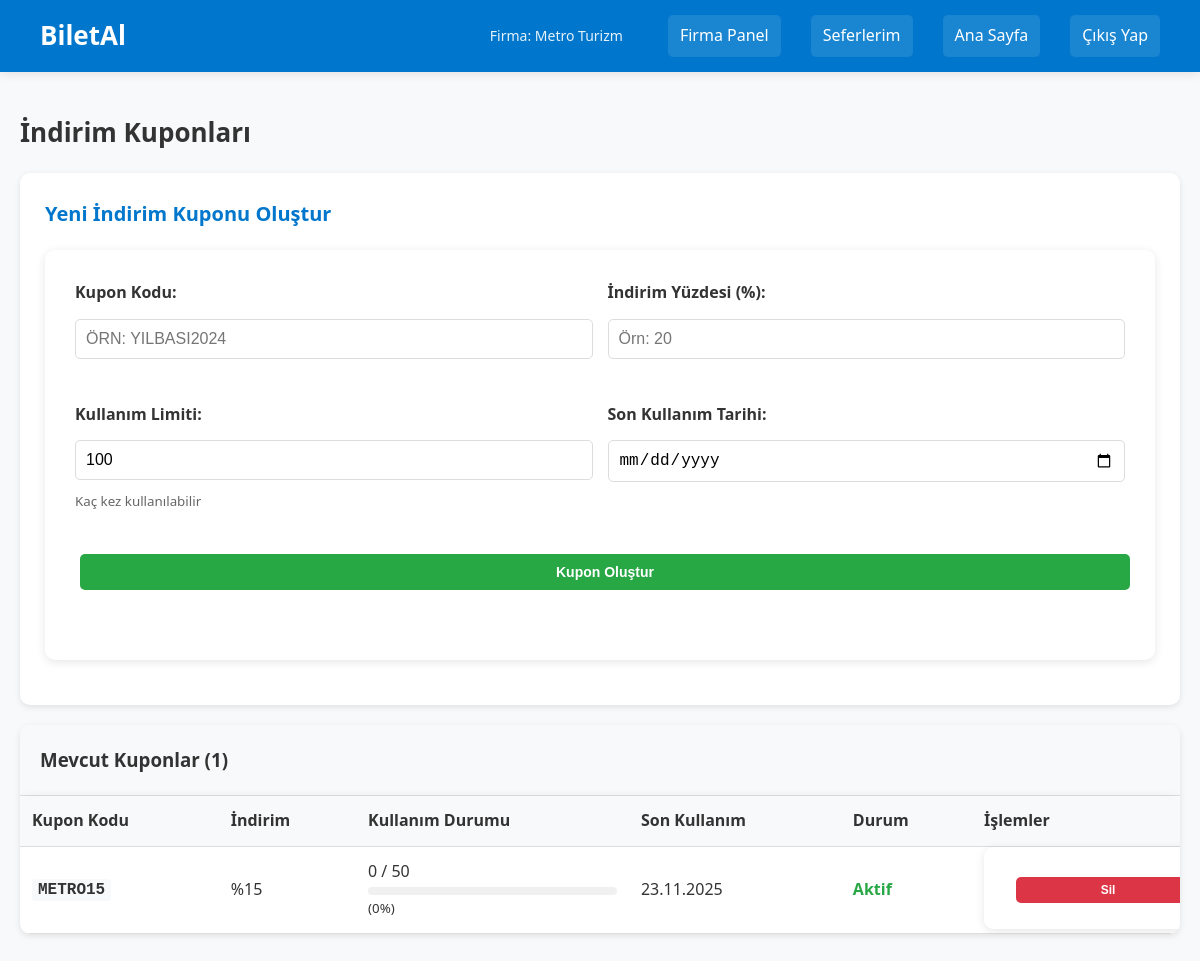
The app's page /company/manage_coupons.php (signed in) with its own data.
### tables this page shows
CREATE TABLE companies (
    id INTEGER PRIMARY KEY AUTOINCREMENT,
    name TEXT NOT NULL,
    address TEXT,
    phone TEXT,
    created_at TIMESTAMP DEFAULT CURRENT_TIMESTAMP
);

CREATE TABLE coupons (
    id INTEGER PRIMARY KEY AUTOINCREMENT,
    code TEXT UNIQUE NOT NULL,
    discount_percent INTEGER NOT NULL,
    expiry_date DATE,
    created_at TIMESTAMP DEFAULT CURRENT_TIMESTAMP
, company_id INTEGER, max_uses INTEGER DEFAULT 0, used_count INTEGER DEFAULT 0);

### company/manage_coupons.php (the view, shortened to what this page needs)
<?php
require '../config.php';
$company_id = $_SESSION['company_id'];
$stmt = $db->prepare("
    SELECT *,
           COALESCE(max_uses, 0) as max_uses,
           COALESCE(used_count, 0) as used_count
    FROM coupons
    WHERE company_id = :company_id
    ORDER BY created_at DESC
");
$stmt->execute([':company_id' => $company_id]);
$coupons = $stmt->fetchAll(PDO::FETCH_ASSOC);
$stmt = $db->prepare("SELECT name FROM companies WHERE id = :company_id");
$stmt->execute([':company_id' => $company_id]);
$company = $stmt->fetch(PDO::FETCH_ASSOC);
?>
<!DOCTYPE html>
<html lang="tr">
<head>
    <link rel="stylesheet" href="../style.css">
</head>
<body>
<header>
    <h1><a href="../index.php">BiletAl</a></h1>
    <div class="nav-buttons">
        <span class="user-welcome">Firma: <?= htmlspecialchars($company['name']) ?></span>
        <a href="company_panel.php">Firma Panel</a>
        <a href="manage_trips.php">Seferlerim</a>
        <a href="../index.php">Ana Sayfa</a>
        <a href="../logout.php">Çıkış Yap</a>
    </div>
</header>
<div class="company-container">
    <h1>İndirim Kuponları</h1>
    <div class="form-container">
        <h3>Yeni İndirim Kuponu Oluştur</h3>
        <form method="POST">
            <div class="form-row">
                <div class="form-group">
                    <label for="code">Kupon Kodu:</label>
                    <input type="text" id="code" name="code" placeholder="Örn: YILBASI2024" required
                           value="<?= htmlspecialchars($_POST['code'] ?? '') ?>" style="text-transform: uppercase;">
                </div>
                <div class="form-group">
                    <label for="discount_percent">İndirim Yüzdesi (%):</label>
                    <input type="number" id="discount_percent" name="discount_percent" min="1" max="100" required
                           value="<?= htmlspecialchars($_POST['discount_percent'] ?? '') ?>" placeholder="Örn: 20">
                </div>
            </div>
            <div class="form-row">
                <div class="form-group">
                    <label for="max_uses">Kullanım Limiti:</label>
                    <input type="number" id="max_uses" name="max_uses" min="1" required
                           value="<?= htmlspecialchars($_POST['max_uses'] ?? '100') ?>" placeholder="Örn: 100">
                    <small style="color: #666;">Kaç kez kullanılabilir</small>
                </div>
                <div class="form-group">
                    <label for="expiry_date">Son Kullanım Tarihi:</label>
                    <input type="date" id="expiry_date" name="expiry_date" required
                           value="<?= htmlspecialchars($_POST['expiry_date'] ?? '') ?>">
                </div>
            </div>
            <div class="form-row">
                <div class="form-group">
                    <button type="submit" name="add_coupon" class="btn btn-success" style="width: 100%;">Kupon Oluştur</button>
                </div>
            </div>
        </form>
    </div>
    <div class="coupons-table">
        <h3 style="padding: 20px; margin: 0; background: #f8f9fa; border-bottom: 1px solid #ddd;">
            Mevcut Kuponlar (<?= count($coupons) ?>)
        </h3>
        <?php if (empty($coupons)): ?>
            <div style="padding: 40px; text-align: center; color: #666;">
                Henüz kupon oluşturmadınız.
            </div>
        <?php else: ?>
            <table class="table">
                <thead>
                    <tr>
                        <th>Kupon Kodu</th>
                        <th>İndirim</th>
                        <th>Kullanım Durumu</th>
                        <th>Son Kullanım</th>
                        <th>Durum</th>
                        <th>İşlemler</th>
                    </tr>
                </thead>
                <tbody>
                    <?php foreach ($coupons as $coupon):
                        $is_expired = strtotime($coupon['expiry_date']) < time();
                        $max_uses = $coupon['max_uses'] ?? 0;
                        $used_count = $coupon['used_count'] ?? 0;
                        $is_limit_reached = ($max_uses > 0 && $used_count >= $max_uses);
                        $usage_percent = $max_uses > 0 ? round(($used_count / $max_uses) * 100) : 0;
                    ?>
                        <tr style="<?= ($is_expired || $is_limit_reached) ? 'opacity: 0.6;' : '' ?>">
                            <td>
                                <span class="coupon-code"><?= htmlspecialchars($coupon['code']) ?></span>
                            </td>
                            <td>%<?= $coupon['discount_percent'] ?></td>
                            <td>
                                <?= $used_count ?> / <?= $max_uses > 0 ? $max_uses : '∞' ?>
                                <?php if ($max_uses > 0): ?>
                                    <br><div style="background: #f0f0f0; border-radius: 10px; height: 8px; margin-top: 3px;">
                                    </div>
                                    <small>(<?= $usage_percent ?>%)</small>
                                <?php endif; ?>
                            </td>
                            <td><?= date('d.m.Y', strtotime($coupon['expiry_date'])) ?></td>
                            <td>
                                <?php if (!$is_expired && !$is_limit_reached): ?>
                                    <span class="status-active">Aktif</span>
                                <?php else: ?>
                                    <span class="status-inactive">
                                        <?= $is_expired ? 'Süresi Dolmuş' : 'Limit Doldu' ?>
                                    </span>
                                <?php endif; ?>
                            </td>
                            <td>
                                <form method="POST" style="display: inline;"
                                      onsubmit="return confirm('Bu kuponu silmek istediğinizden emin misiniz?')">
                                    <button type="submit" name="delete_coupon" class="btn btn-danger btn-sm">Sil</button>
                                </form>
                            </td>
                        </tr>
                    <?php endforeach; ?>
                </tbody>
            </table>
        <?php endif; ?>
    </div>
</div>
</body>
</html>

### style.css (style rules this page uses)
* { margin: 0; padding: 0; box-sizing: border-box; }
body { font-family: 'Segoe UI', Tahoma, Geneva, Verdana, sans-serif; background-color: #f8f9fa; line-height: 1.6; color: #333; }
header { background: linear-gradient(135deg, #0077cc, #005fa3); padding: 15px 40px; display: flex; justify-content: space-between; align-items: center; color: white; box-shadow: 0 2px 10px rgba(0,0,0,0.1); }
header h1 { margin: 0; font-size: 26px; }
header h1 a { color: inherit; text-decoration: none; transition: opacity 0.3s; }
.nav-buttons { display: flex; align-items: center; gap: 15px; }
.nav-buttons a { color: white; text-decoration: none; padding: 8px 15px; border-radius: 5px; background: rgba(255,255,255,0.1); transition: background 0.3s; }
.user-welcome { font-size: 14px; opacity: 0.9; }
form { background: white; padding: 30px; border-radius: 10px; box-shadow: 0 2px 10px rgba(0,0,0,0.1); margin-bottom: 20px; }
form input, form select, form textarea, form button { width: 100%; padding: 12px; margin: 8px 0; border: 2px solid #ddd; border-radius: 5px; font-size: 16px; }
form button { background: #0077cc; color: white; border: none; cursor: pointer; font-weight: bold; transition: background 0.3s; }
.btn { display: inline-block; padding: 10px 20px; background: #0077cc; color: white; text-decoration: none; border-radius: 5px; border: none; cursor: pointer; font-size: 14px; transition: background 0.3s; }
.btn-success { background: #28a745; }
.btn-danger { background: #dc3545; }
table { width: 100%; border-collapse: collapse; background: white; border-radius: 10px; overflow: hidden; box-shadow: 0 2px 10px rgba(0,0,0,0.1); }
table th, table td { padding: 12px; text-align: left; border-bottom: 1px solid #ddd; }
table th { background: #f8f9fa; font-weight: bold; color: #333; }
.form-container { background: white; padding: 25px; border-radius: 10px; box-shadow: 0 2px 10px rgba(0,0,0,0.1); margin-bottom: 25px; }
.form-container h3 { color: #0077cc; margin-bottom: 20px; font-size: 20px; }
.form-group { margin-bottom: 20px; }
.form-group label { display: block; margin-bottom: 8px; font-weight: bold; color: #333; }
.form-group input { width: 100%; padding: 12px; border: 2px solid #ddd; border-radius: 6px; font-size: 16px; transition: border-color 0.3s; }
.table tbody td:last-child { white-space: nowrap; }
.table tbody td:last-child form { display: inline-block; margin: 0; }
.table tbody td:last-child .btn { padding: 6px 12px; font-size: 12px; margin: 0 2px; }

### company/manage_coupons.php (style rules this page uses)
.company-container { max-width: 1200px; margin: 20px auto; padding: 20px; }
.form-container { background: #fff; border-radius: 10px; padding: 25px; box-shadow: 0 2px 6px rgba(0,0,0,0.1); margin: 20px 0; }
.form-row { display: flex; gap: 15px; margin-bottom: 15px; }
.form-group { flex: 1; }
.form-group label { display: block; margin-bottom: 5px; font-weight: bold; color: #333; }
.form-group input, .form-group select { width: 100%; padding: 10px; border: 1px solid #ddd; border-radius: 5px; }
.btn { display: inline-block; padding: 10px 20px; background: #0077cc; color: #fff; text-decoration: none; border-radius: 5px; border: none; cursor: pointer; margin: 5px; }
.btn-success { background: #28a745; }
.btn-danger { background: #dc3545; }
.coupons-table { background: #fff; border-radius: 10px; overflow: hidden; box-shadow: 0 2px 6px rgba(0,0,0,0.1); margin: 20px 0; }
.table { width: 100%; border-collapse: collapse; }
.table th, .table td { padding: 12px; text-align: left; border-bottom: 1px solid #ddd; }
.table th { background: #f8f9fa; font-weight: bold; color: #333; }
.status-active { color: #28a745; font-weight: bold; }
.coupon-code { font-family: 'Courier New', monospace; background: #f8f9fa; padding: 2px 6px; border-radius: 3px; font-weight: bold; }
header { background: #0077cc; padding: 15px 40px; display: flex; justify-content: space-between; align-items: center; color: #fff; }
h1 { margin: 0; font-size: 26px; }
h1 a { color: inherit; text-decoration: none; }
.nav-buttons a { color: #fff; text-decoration: none; margin-left: 15px; padding: 8px 12px; border-radius: 5px; background: rgba(255,255,255,0.1); }
.user-welcome { margin-right: 15px; }

### records on screen
companies: name "Metro Turizm"
coupons: code "METRO15", discount_percent "15", used_count "0", max_uses "50", usage_percent "0", expiry_date "23.11.2025", shows "Aktif"

### other values on screen
count($coupons) "1"
